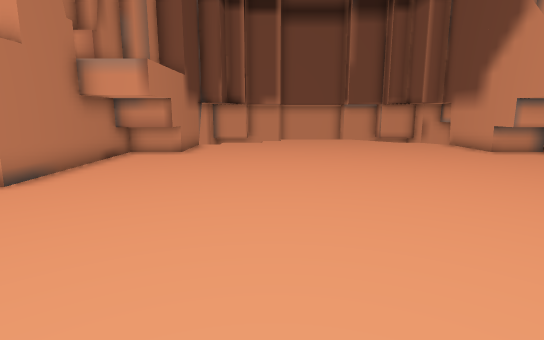
View 1 (above)

16 first-person views from a walk through a Unity game level. The camera is 1.5 m above the floor, tilts 10° down and sees 80° across. The floor is counted in squares, 1 m on a side. Each view is taken from the middle of a square. On the plan, view 1 faces up. The plan holds only what a view shows up to about 15 squares ahead; the rest is blank. The place goes on beyond the plan. The player is left out. Some animated figures are left out.

View 2
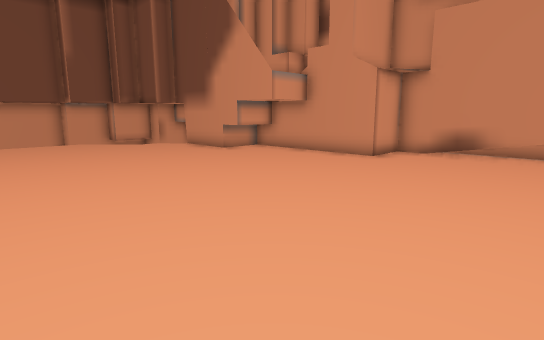

View 3
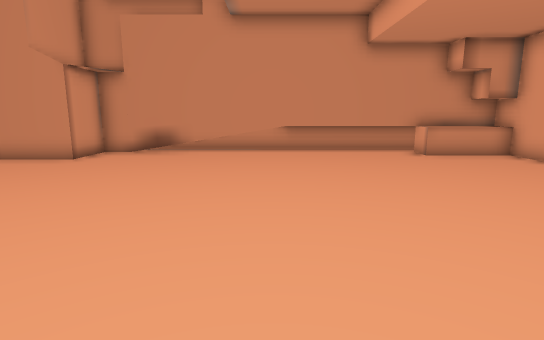

View 4
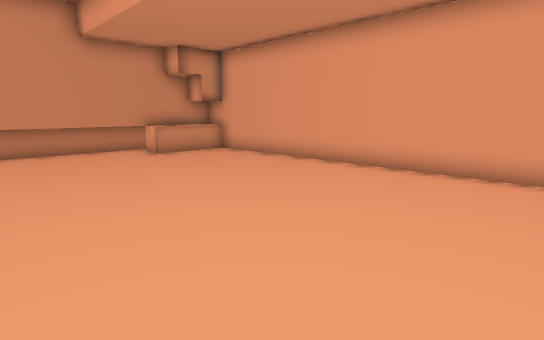

View 5
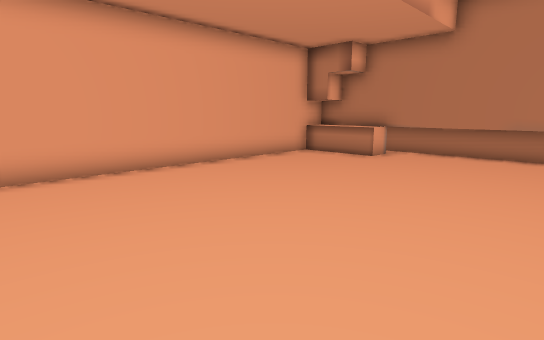

View 6
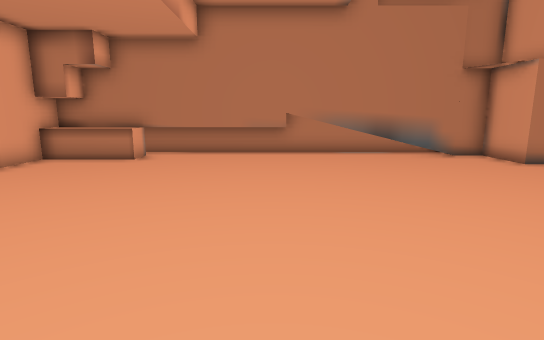

View 7
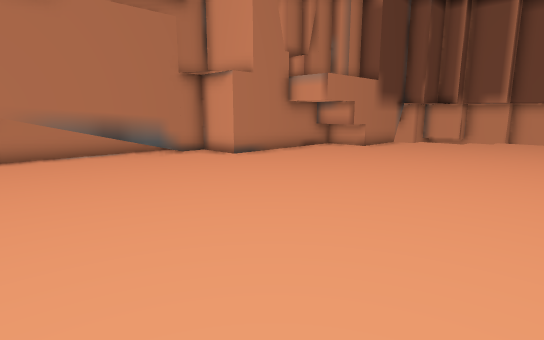

View 8
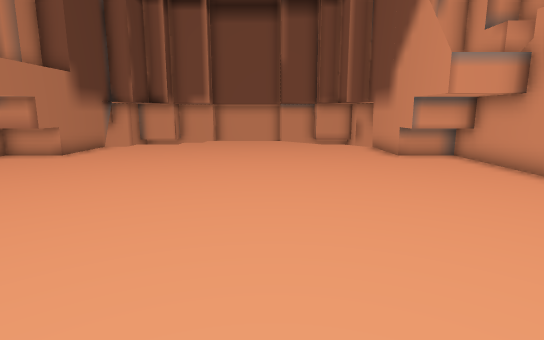

View 9
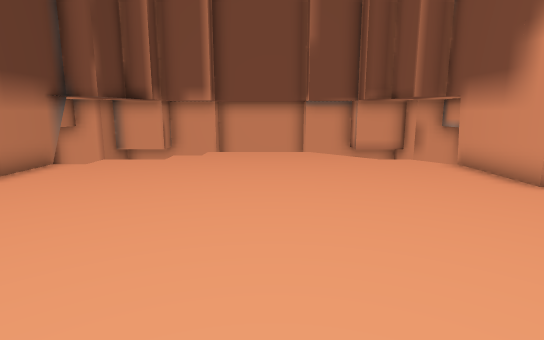

View 10
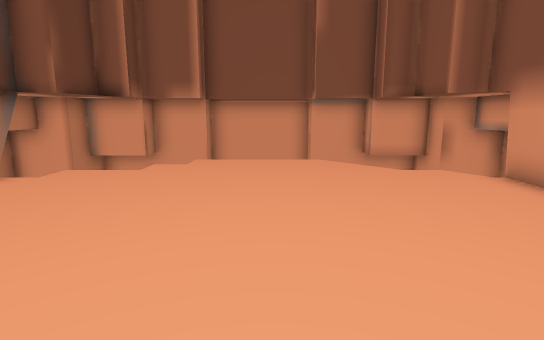

View 11
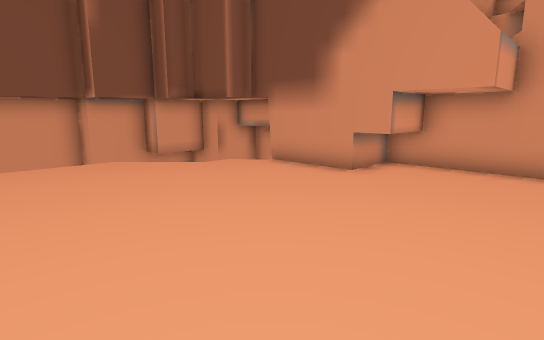

View 12
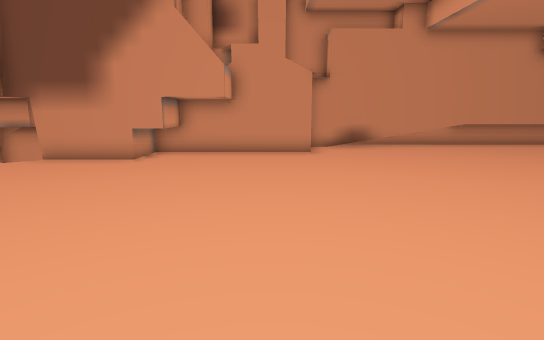

View 13
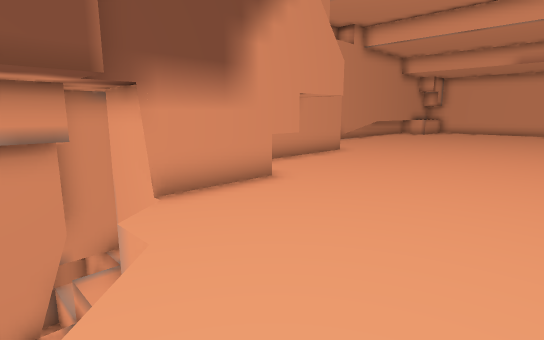

View 14
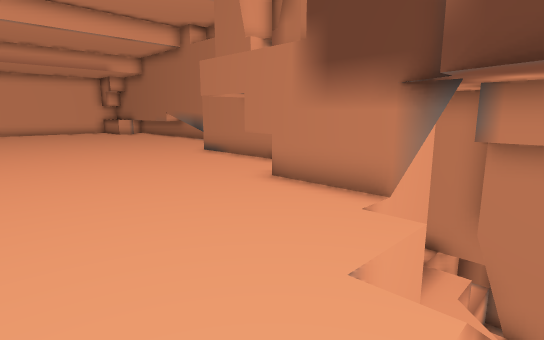

View 15
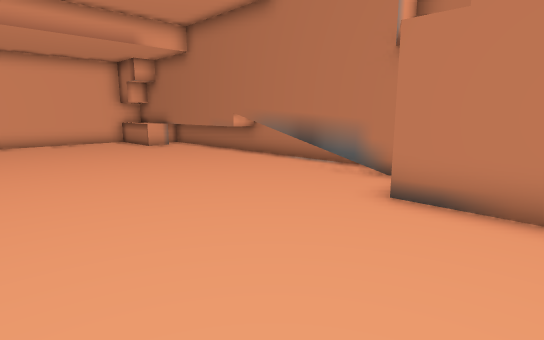

View 16
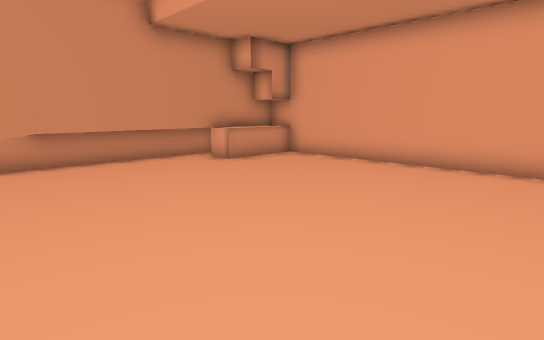

### Floor plan
Key: @ floor where view 1 was taken; # wall or solid block; . floor; = window, fence, low wall or low ledge; ^ raised ledge; v drop or lower ground.
Columns run from 9 left of view 1 to 14 right of it. Each row starts with its distance up from view 1.
 21        ###v   ##^
 20        #v       ###
 19                   ##
 18           ....v    v^
 17   #### v ......v   v
 16   #v#vv..........vvvv#
 15   #v##............##v#
 14      #............##
 13    ^^#............##^
 12    ^^^............^^#
 11    =................#
 10    ^................#
  9    ^................#
  8    ^................#
  7  ^##................###
  6  #....................#
  5  #....................#
  4  #....................#^
  3 ^#....................#^
  2 ^#....................#^
  1 ^#....................#^
  0 ##.......@............#^
 -1 #^....................^^
 -2 ^^....................^^
 -3 #^....................^^
 -4 #^....................^#
 -5 #^....................^#
 -6 #^^..................^^#
 -7  #^..................^#
 -8  #^..................^#
 -9  ######################

Where each view was taken, in squares from view 1:
view 1: 0 up, 0 right, facing up
view 2: 1 up, 0 right, facing up-right
view 3: 0 up, 0 right, facing right
view 4: 0 up, 0 right, facing down-right
view 5: 0 up, 4 right, facing down-left
view 6: 1 down, 4 right, facing left
view 7: 1 down, 4 right, facing up-left
view 8: 1 up, 4 right, facing up
view 9: 6 up, 3 right, facing up
view 10: 8 up, 3 right, facing up
view 11: 8 up, 1 right, facing up-right
view 12: 8 up, 2 left, facing right
view 13: 18 up, 3 right, facing down-right
view 14: 18 up, 2 right, facing down-left
view 15: 9 up, 0 right, facing down-left
view 16: 1 up, 3 right, facing down-right
